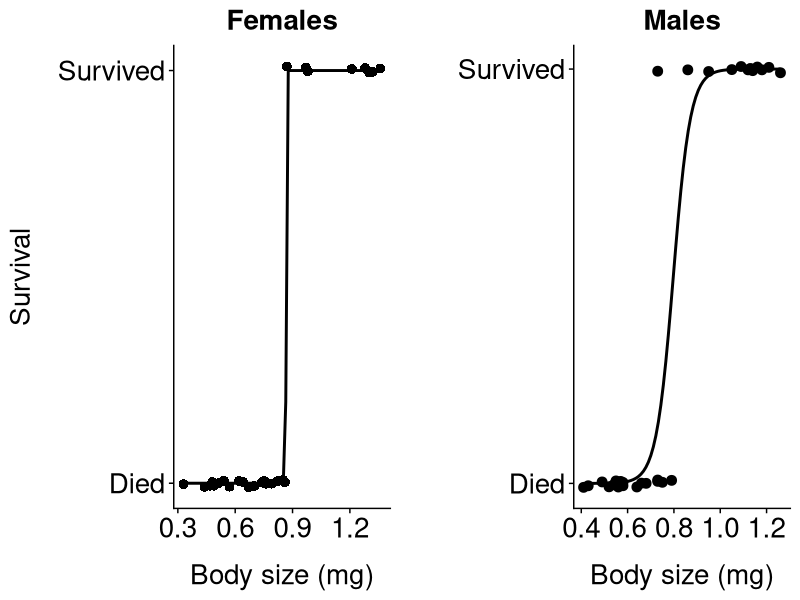

R code for this plot:
# Load packages
library(ggplot2)
library(tidyverse)
library(cowplot)
library(ggpubr)
library(dplyr)

# Import ggplot theme for plots
theme_tess <- function () { 
  theme_cowplot()+
    theme(axis.title.y = element_text(margin = margin(t = 0, r = 15, b = 0, l = 0)))+
    theme(axis.title.x = element_text(margin = margin(t = 15, r = 0, b = 0, l = 0)))+
    theme(axis.text.x=element_text(size=20))+
    theme(axis.text.y=element_text(size=20))+
    theme(axis.title.x=element_text(size=20))+
    theme(axis.title.y=element_text(size=20))+
    theme(plot.title = element_text(hjust = 0.5,size=20))+
    theme(axis.title.y=element_text(size=20))
}

# Import data
data <-read.csv("./data/bodysizeexperiment.csv",stringsAsFactors = FALSE,
                strip.white = TRUE, na.strings = c("NA",""))

# Convert grams to milligrams 
data <- data %>%
  mutate(weight_mg = weight * 1000)

# Create a new column with binary variables indicating survival or death two weeks after heatwave
data <- data%>%
  mutate(survival_twoweeks_binomial = 
           ifelse(survival_twoweeks == "s", 1, 0))

#### 2 WEEK SURVIVAL ####

#-------------- Females  ---------------#

# Filter data for female beetles only
female_2weeks <- data %>%
  filter(sex == "f") %>%
  select(survival_twoweeks_binomial, weight_mg)


# Construct a general linear model
model_1 <- glm(survival_twoweeks_binomial ~ weight_mg, 
               data = female_2weeks,
               family = binomial)

# Run an ANOVA
anova(model_1, test = "Chisq")
#significant

# Generate plot
p_f2w <- ggplot(female_2weeks, 
                aes(x = weight_mg, y = survival_twoweeks_binomial)) +
  geom_jitter(height = 0.01, width = 0, size=3,shape=16, colour="black") +
  geom_smooth(method = "glm", method.args = list(family = "binomial"),
              se=FALSE, color = "black") +
  scale_y_continuous(breaks = c(0, 1), labels = c("Died", "Survived")) +
  labs(title = "Females",
       x = "Body size (mg)", 
       y = "Survival") +
  theme_tess()

#windows();p_f2w

#-------------- Males  ---------------#

# Filter data for male beetles only
male_2weeks <- data %>%
  filter(sex == "m") %>%
  select(survival_twoweeks_binomial, weight_mg)

# Construct a general linear model
model_2 <- glm(survival_twoweeks_binomial ~ weight_mg, 
               data = male_2weeks,
               family = binomial)

# Run an ANOVA
anova(model_2, test = "Chisq")
#significant

# Generate plot
p_m2w <- ggplot(male_2weeks, aes(x = weight_mg, y = survival_twoweeks_binomial)) +
  geom_jitter(height = 0.01, width = 0,colour="black",size=3) +
  geom_smooth(method = "glm", method.args = list(family = "binomial"), 
              se = FALSE, color = "black") +
  scale_y_continuous(breaks = c(0, 1), labels = c("Died", "Survived")) +
  labs(title = "Males",
       x = "Body size (mg)", 
       y = "") +
  theme_tess()

#windows();p_m2w

#-------------- Combined plot ---------------#

# Generate a combined plot
combined_2w <- plot_grid(p_f2w, p_m2w,
                      ncol = 2, align = "hv", axis = "tb")

# Save the combined plot
ggsave(filename = "./figures/bodysizesurvival_2w.pdf",
       plot = combined_2w, width = 35, height = 19, units = "cm", dpi = 300)
